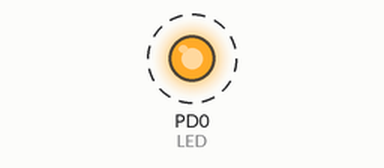
Recording of a program running on a simulated ATmega1284P, built with avr-gcc and emulated at 1 MHz. Parts: output pins drawn as LEDs (lit = HIGH). Dashed ring = blinking.

Above: at 0.2 s.
Timing chart, 0 to 3.0 s (numbered marks = the images above):
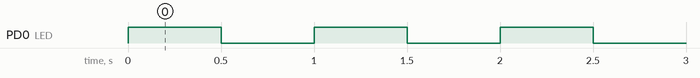

The program:

main.c
```c
// MyAtmelBlink.c

// put LED on PD0

#ifndef F_CPU
#define F_CPU 1000000UL			// 1 MHz unsigned long
#endif

#include <avr/io.h>				// this is always included in AVR programs
#include <util/delay.h>			// add this to use the delay function

///////////////////////////////////////////////////////////////////////////////////////////////////
int main(void) {

	DDRD |= (1 << PD0);			// set Port D pin PD0 for output

	while (1) {					// begin infinite loop
		PORTD ^= (1 << PD0);	// flip state of LED on PD0
		_delay_ms(500);			// delay 1/2 second
	}
	return(0);					// should never get here, this is to prevent a compiler warning
}
```

Measured:
- by itself, PD0 (LED): alternates HIGH for 0.50 s and LOW for 0.50 s
